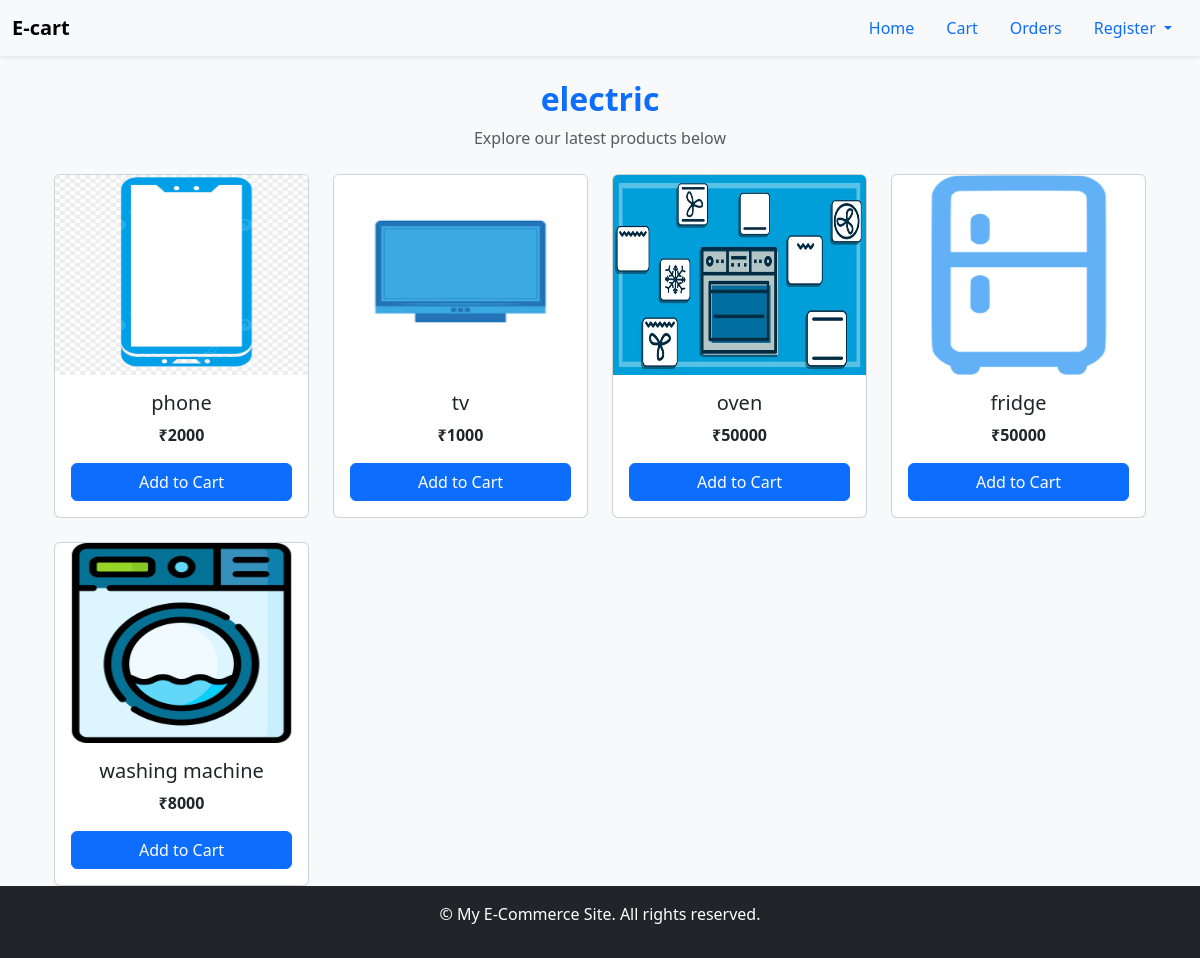
The page /categories/1/ on the database its author committed.
### E_commerce_app/models.py (models this page shows, shortened)
class Category(models.Model):
  name=models.CharField(max_length=500)
  image = models.ImageField(upload_to='category_images/', blank=True, null=True)

class Product(models.Model):
  name=models.CharField(max_length=500)
  description=models.TextField()
  price=models.PositiveIntegerField()
  image=models.ImageField(upload_to='product_images/')
  category=models.ForeignKey('Category',on_delete=models.CASCADE)

### E_commerce_app/views.py (the view)
# urls.py: path('categories/<int:category_id>/', CategoryProductsView.as_view(), name='product_by_category'),
class CategoryProductsView(View):
    def get(self, request, category_id):
        category = get_object_or_404(Category, id=category_id)
        products = Product.objects.filter(category=category)
        return render(request, 'E_commerce_app/product_by_category.html', {
            'category': category,
            'products': products
        })

### E_commerce_app/templates/E_commerce_app/product_by_category.html (shortened to what this page needs)
{% extends "E_commerce_app/base.html" %}
{% block content %}
    <div class="container text-center mb-4">
      <h2 class="fw-bold text-primary">{{ category.name }}</h2>
      <p class="text-muted">Explore our latest products below</p>
    </div>
    <div class="container">
      <div class="row g-4">
        {% for product in products %}
          <div class="col-md-3 col-sm-6">
            <a href="{% url 'product_detail' product.id %}">
            <div class="card product-card h-100">
              <img src="{{ product.image.url }}" class="card-img-top product-img" alt="{{ product.name }}">
              <div class="card-body text-center">
                <h5 class="card-title">{{ product.name }}</h5>
                <p class="card-text fw-bold">₹{{ product.price }}</p>
                <form method="POST" action="{% url 'add_to_cart' product.id %}">
                  <button type="submit" class="btn btn-primary w-100 btn-click-effect">Add to Cart</button>
                </form>
              </div>
            </div>
          </a>
          </div>
        {% empty %}
          <div class="text-center text-muted">No products available in this category.</div>
        {% endfor %}
      </div>
    </div>
{% endblock %}

### E_commerce_app/templates/E_commerce_app/product_by_category.html (style rules this page uses)
.product-img { height: 200px; }
.btn-click-effect { transition: transform 0.15s ease, box-shadow 0.15s ease; }
a { text-decoration: none; }

### rows shown on the page
Category: name "electric"
Product: image (picture), name "phone", price "2000"
Product: image (picture), name "tv", price "1000"
Product: image (picture), name "oven", price "50000"
Product: image (picture), name "fridge", price "50000"
Product: image (picture), name "washing machine", price "8000"
